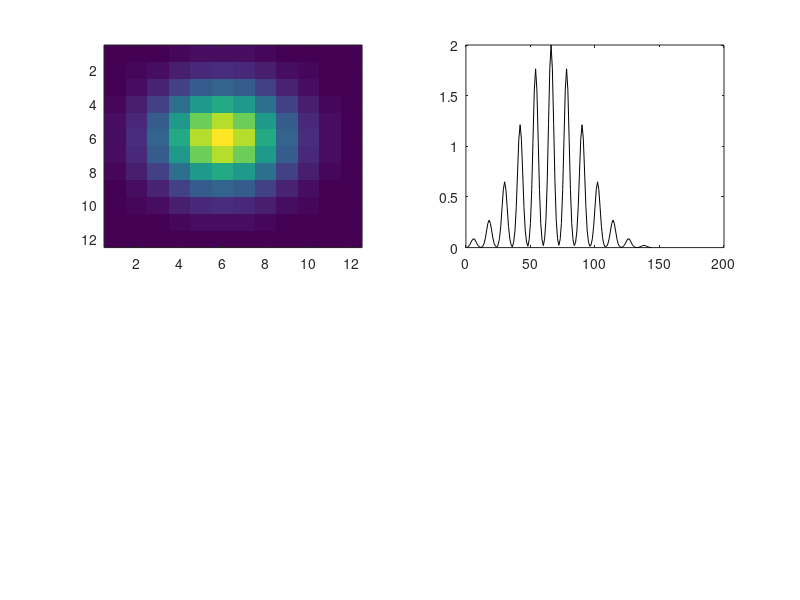

MATLAB code to generate this figure: (Note: this script raises an error after producing the figure.)
% test empirical logistic regression on 2D simulated example

% make 2D filter
nx = 12;
sig = 2;
[xx,yy] = meshgrid(1:nx,1:nx);
wtsim = 2*exp(-((xx-nx/2).^2+(yy-nx/2).^2)/(2*sig^2));
clf; subplot(221);
imagesc(wtsim);

% make weights into column vector
wts = wtsim(:);  
nw = length(wts);
errfun = @(w)(norm(w-wts).^2);  % error function
tt = 1:nw;
subplot(222);
plot(tt,wts,'k');

%% Make stimuli & simulate response
nstim = 1000;
stim = 1.5*(randn(nstim,nw));  % Gaussian stimuli
stim = [stim,ones(nstim,1)];
xproj = stim*[wts;3.2];
pp = logistic(xproj);
y = rand(nstim,1)<pp;

% Compute linear regression solution
wls = stim\y;
wls = wls/norm(wls)*norm(wts);
plot(tt,wts,'k',tt,wls(1:nw));

%% Find MAP estimate

hyperprs = [1;.95];  % precision and AR1 parameter
rhoDC = .01; % prior precision for DC term
opts = struct('tolX',1e-8,'tolFun',1e-8,'maxIter',1e4,'verbose',0);

mstruct.neglogli = @neglogli_bernoulliGLM; % neg log-likelihood function
mstruct.logprior = @logprior_AR1_2D;
mstruct.liargs = {stim,y}; % args for likelihood function
mstruct.priargs = {[nx,nx],rhoDC}; % log-prior function
lfpost = @(w)(neglogpost_GLM(w,hyperprs,mstruct)); % posterior
% HessCheck(lfpost,wls);  % check gradient & Hessian

% do optimization using Newton's method
opts = struct('tolX',1e-8,'tolFun',1e-8,'maxIter',1e4,'verbose',0);
tic;
[wmap,nlogpost,H] = fminNewton(lfpost,wls*.1,opts);
toc;

plot(tt,wts,'k',tt,[wls(1:nw),wmap(1:nw)]);
axis tight;
legend('true','LS','MAP');
DCmap = wmap(end)  % MAP estimate of DC term

%% Search 2D space of hyperparameters 
% (compare evidince with filter error)

rhovals = [1 10 100 1000]';  % prior precision
avals = [.75 .8 .9 .95 .975 .99 .999]'; % AR1 smoothness

[hprsMax,wmap,maxlogev,evids] = gridsearch_GLMevidence(wls*.1,mstruct,rhovals,avals);


%% Set hyperparameters by maximizing marginal log-likelihood (EB)

% First, maximize log-evidence for precision and correlation parameters
hh0 = hprsMax;
[wEB,hprsEB,logevid,Hess] = findEBestimate_GLM(wmap,hh0,mstruct);


%% Second, fix correlation parameter to very close to 1, and just maximize
% evidence for precision

alpha = .95;
mstruct2 = mstruct;
mstruct2.logprior = @logprior_AR1_2Dfix;
mstruct2.priargs = {mstruct.priargs{:}, alpha};
[wEB2,hprsEB2,logevid2,Hess2] = findEBestimate_GLM(wEB,hh0(1),mstruct2);

%% Third, for comparison, look at 1D AR1 prior

alpha = .999;
mstruct3 = mstruct;
mstruct3.logprior = @logprior_AR1fix;
mstruct3.priargs = {alpha,nx^2,rhoDC};
[wEB3,hprsEB3,logevid3,Hess3] = findEBestimate_GLM(wEB,hh0(1),mstruct3);


%%

DCtrms = [wmap(end), wEB(end), wEB2(end), wEB3(end)]
wwls=wls(1:nw);wwmap=wmap(1:nw);
wwEB=wEB(1:nw);wwEB2=wEB2(1:nw);wwEB3=wEB3(1:nw);

Errs = [errfun(wwls), errfun(wwmap), errfun(wwEB), errfun(wwEB2) errfun(wwEB3)]
Evidences = [max(evids(:)), logevid,logevid2,logevid3]

subplot(324);
plot(tt,wts,'k',tt,[wwls,wwEB,wwEB2,wwEB3]);
axis tight;
%legend('true','ML','EB1','EB2');

subplot(221);
imagesc(reshape(wts,nx,nx)); title('true wts');
subplot(223);
imagesc(reshape(wwEB,nx,nx)); title('EB2D');
subplot(224);
imagesc(reshape(wwEB2,nx,nx)); title('EB2Dfix');
subplot(222);
imagesc(reshape(wwEB3,nx,nx)); title('EB1D');
